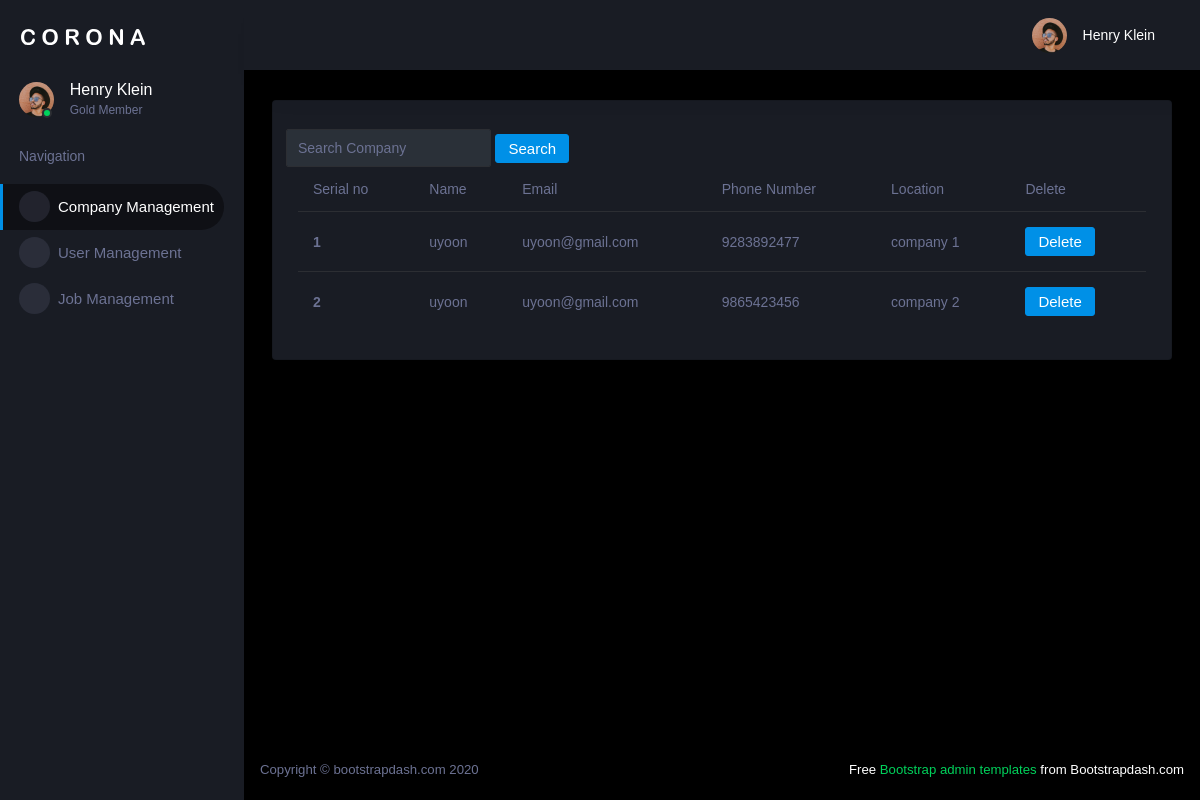
/read_company (signed in), run on an earlier commit of the app's database.
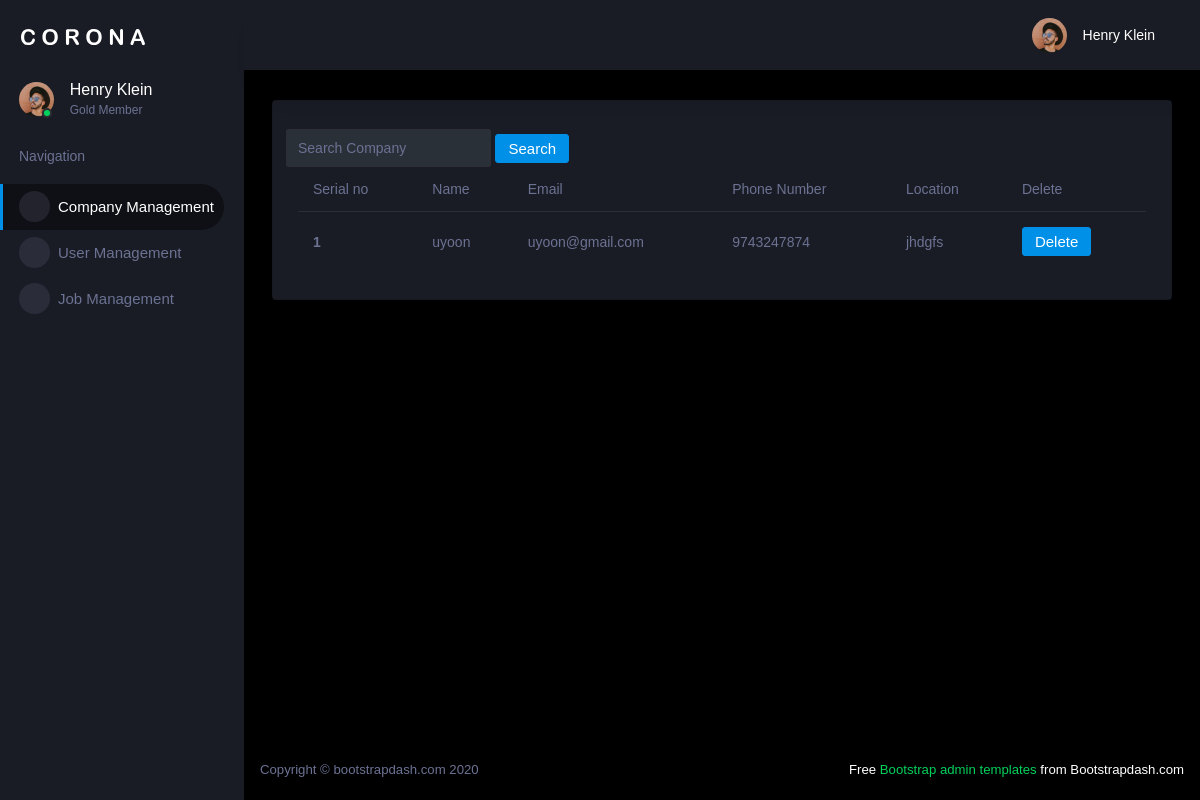
And on a later commit of the database.
### new_app/models.py (models this page shows)
class Company(models.Model):
    user = models.OneToOneField(Login,on_delete=models.CASCADE,related_name='company')
    name = models.CharField(max_length=20)
    email = models.EmailField()
    phone_number = models.CharField(max_length=10)
    location = models.TextField()
    bio = models.TextField()

### new_app/admin_views.py (the view)
# urls.py: path("read_company", admin_views.read_company, name="read_company"),
@login_required(login_url='login_view')
def read_company(request):
    data = Company.objects.all()
    companyFilter = CompanyFilter(request.GET, queryset=data)
    data = companyFilter.qs
    context = {
        'data1':data,
        'companyFilter':companyFilter
    }
    return render(request,"admin/read_company.html",context)

### templates/admin/read_company.html
{% extends "admin/admin_base.html" %}
{% block content %}
<div class="row">
         <form method="get" class="form-inline " style="float:right;">
             <div class="md-form my-0">
                 {{ companyFilter.form }}
                 <button class="btn btn-primary mr-2" type="submit">Search</button>
             </div>
         </form>
</div>
<table class="table">
  <thead>
    <tr>
      <th scope="col">Serial no</th>
      <th scope="col">Name</th>
      <th scope="col">Email</th>
      <th scope="col">Phone Number</th>
      <th scope="col">Location</th>
      <th scope="col">Delete</th>
    </tr>
  </thead>
  <tbody>
  {% for i in data1 %}
    <tr>
      <th scope="row">{{ forloop.counter }}</th>
      <td>{{ i.name }}</td>
      <td>{{ i.email }}</td>
      <td>{{ i.phone_number }}</td>
      <td>{{ i.location }}</td>
      <td><a class="btn btn-primary" href="{% url 'delete_company' i.id %}" role="button">Delete</a></td>
    </tr>
  {% endfor %}
  </tbody>
</table>
{% endblock %}

What changed in the data, as far as the page shows it:
removed Company: name "uyoon", email "uyoon@gmail.com", phone_number "9865423456", location "company 2"
changed Company "uyoon": phone_number "9283892477" → "9743247874"; location "company 1" → "jhdgfs"
